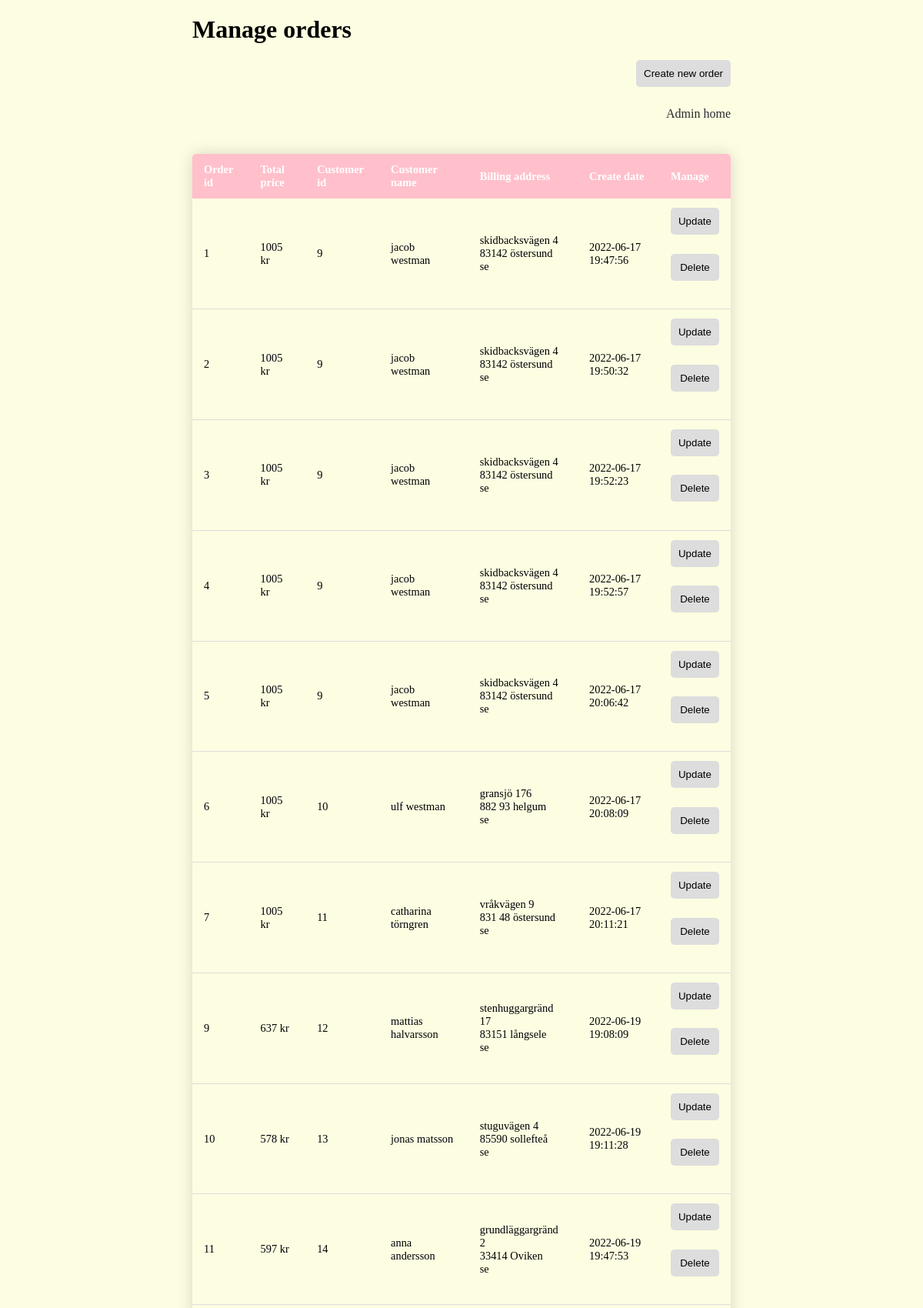
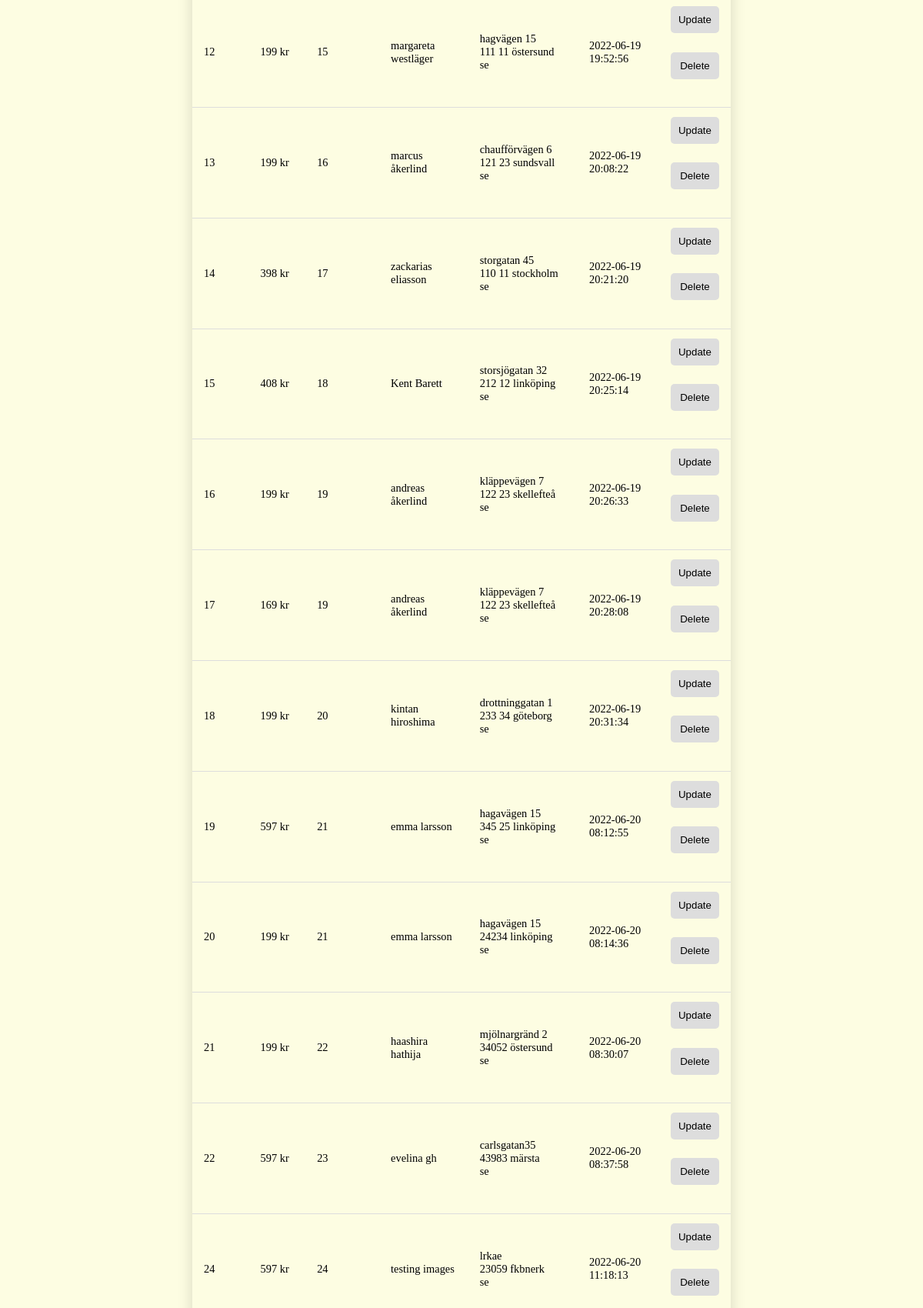
/admin/admin-orders.php (upper part), run on the app's committed database (2 pictures, top to bottom).
### tables this page shows
CREATE TABLE `orders` (
  `id` int(9) NOT NULL,
  `user_id` int(9) NOT NULL,
  `total_price` int(9) NOT NULL,
  `billing_full_name` varchar(150) NOT NULL,
  `billing_street` varchar(100) NOT NULL,
  `billing_postal_code` varchar(100) NOT NULL,
  `billing_city` varchar(100) NOT NULL,
  `billing_country` varchar(100) NOT NULL,
  `create_date` timestamp NOT NULL DEFAULT CURRENT_TIMESTAMP
);

### src/config.php (called while the page is built, shortened)
<?php
require(SRC_PATH . '/dbconnect.php');
require(SRC_PATH . '/app/OrderDbHandler.php');
$orderDbHandler = new OrderDbHandler($pdo);

### src/app/OrderDbHandler.php (called while the page is built, shortened)
<?php
class OrderDbHandler {
    public function __construct($pdo) {
        $this->pdo = $pdo;
    }
    public function fetchAllOrders() {
        $sql = "SELECT * FROM orders;";
        $state = $this->pdo->query($sql);
        return $state->fetchAll();
    }
}
?>

### public/admin/admin-orders.php (the view, shortened to what this page needs)
<?
 require('../../src/config.php');
 $orders = $orderDbHandler->fetchAllOrders();
?>
<html lang="en">
<head>
    <link rel="stylesheet" href="css/style.css">
</head>
 <div>
 <div id="container">
         <h1>Manage orders</h1>
         <nav id="main-nav">
            <form action="../products.php" method="POST">
            	<input type="submit" value="Create new order">
            </form>
         </nav>
         <nav id="main-nav2">
            <a href="index.php">Admin home</a>
         </nav>
            <br>
         <table class="content-table">
             <thead>
                 <tr>
                     <th>Order id</th>
                     <th>Total price</th>
                     <th>Customer id</th>
                     <th>Customer name</th>
                     <th>Billing address</th>
                     <th>Create date</th>
                     <th>Manage</th>
                 </tr>
             </thead>
             <tbody  id="data" >
                <?php foreach($orders as $order) : ?>
                    <tr>
                        <td><?=htmlentities($order['id']) ?></td>
                        <td><?=htmlentities($order['total_price']) ?> kr</td>
                        <td><?=htmlentities($order['user_id']) ?></td>
                        <td><?=htmlentities($order['billing_full_name']) ?></td>
                        <td><?=htmlentities($order['billing_street']) ?><br>
                            <?=htmlentities($order['billing_postal_code']) ?>
                            <?=htmlentities($order['billing_city']) ?><br>
                            <?=htmlentities($order['billing_country']) ?></td>
                        <td><?=htmlentities($order['create_date']) ?></td>
                        <td>
                            <form action="#" method="GET">
                                <input type="submit" value="Update">
                            </form>
                            <form action="#" method="POST">
                                <input type="submit" name="deleteOrderBtn" value="Delete">
                            </form>
                        </td>
                    </tr>
                <?php endforeach; ?>
             </tbody>
         </table>
                </div>
 </div>

### public/admin/css/style.css (style rules this page uses)
* { box-sizing: border-box; }
#container { width: 700px; margin: 20px auto; }
input { padding: 10px; }
a { text-decoration: none; color: darkblue; }
#main-nav, #main-nav2 { width: 100%; display: flex; flex-direction: row-reverse; }
a:visited, a:link { color: #2b2b2b; }
.content-table { border-collapse: collapse; margin: 25px 0; font-size: 0.9em; min-width: 400px; border-radius: 5px 5px 0 0; overflow: hidden; box-shadow: 0 0 20px rgb(0, 0, 0, 0.15); }
.content-table thead tr { background-color: pink; color: white; text-align: left; font-weight: bold; }
.content-table th, .content-table td { padding: 12px 15px; }
.content-table tbody tr { border-bottom: 1px solid #dddddd; }
input, textarea, select { width: 100%; margin-bottom: 10px; border-radius: 5px; border: none; background-color: #dddddd; }
.content-table { width: 700px; }

### data on the page
orders: id "1", total_price "1005", user "9", billing_full_name "jacob westman", billing_street "skidbacksvägen 4", billing_postal_code "83142", billing_city "östersund", billing_country "se", create_date "2022-06-17 19:47:56"
orders: id "2", total_price "1005", user "9", billing_full_name "jacob westman", billing_street "skidbacksvägen 4", billing_postal_code "83142", billing_city "östersund", billing_country "se", create_date "2022-06-17 19:50:32"
orders: id "3", total_price "1005", user "9", billing_full_name "jacob westman", billing_street "skidbacksvägen 4", billing_postal_code "83142", billing_city "östersund", billing_country "se", create_date "2022-06-17 19:52:23"
orders: id "4", total_price "1005", user "9", billing_full_name "jacob westman", billing_street "skidbacksvägen 4", billing_postal_code "83142", billing_city "östersund", billing_country "se", create_date "2022-06-17 19:52:57"
orders: id "5", total_price "1005", user "9", billing_full_name "jacob westman", billing_street "skidbacksvägen 4", billing_postal_code "83142", billing_city "östersund", billing_country "se", create_date "2022-06-17 20:06:42"
orders: id "6", total_price "1005", user "10", billing_full_name "ulf westman", billing_street "gransjö 176", billing_postal_code "882 93", billing_city "helgum", billing_country "se", create_date "2022-06-17 20:08:09"
orders: id "7", total_price "1005", user "11", billing_full_name "catharina törngren", billing_street "vråkvägen 9", billing_postal_code "831 48", billing_city "östersund", billing_country "se", create_date "2022-06-17 20:11:21"
orders: id "9", total_price "637", user "12", billing_full_name "mattias halvarsson", billing_street "stenhuggargränd 17", billing_postal_code "83151", billing_city "långsele", billing_country "se", create_date "2022-06-19 19:08:09"
orders: id "10", total_price "578", user "13", billing_full_name "jonas matsson", billing_street "stuguvägen 4", billing_postal_code "85590", billing_city "sollefteå", billing_country "se", create_date "2022-06-19 19:11:28"
orders: id "11", total_price "597", user "14", billing_full_name "anna andersson", billing_street "grundläggargränd 2", billing_postal_code "33414", billing_city "Oviken", billing_country "se", create_date "2022-06-19 19:47:53"
orders: id "12", total_price "199", user "15", billing_full_name "margareta westläger", billing_street "hagvägen 15", billing_postal_code "111 11", billing_city "östersund", billing_country "se", create_date "2022-06-19 19:52:56"
orders: id "13", total_price "199", user "16", billing_full_name "marcus åkerlind", billing_street "chaufförvägen 6", billing_postal_code "121 23", billing_city "sundsvall", billing_country "se", create_date "2022-06-19 20:08:22"
orders: id "14", total_price "398", user "17", billing_full_name "zackarias eliasson", billing_street "storgatan 45", billing_postal_code "110 11", billing_city "stockholm", billing_country "se", create_date "2022-06-19 20:21:20"
orders: id "15", total_price "408", user "18", billing_full_name "Kent Barett", billing_street "storsjögatan 32", billing_postal_code "212 12", billing_city "linköping", billing_country "se", create_date "2022-06-19 20:25:14"
orders: id "16", total_price "199", user "19", billing_full_name "andreas åkerlind", billing_street "kläppevägen 7", billing_postal_code "122 23", billing_city "skellefteå", billing_country "se", create_date "2022-06-19 20:26:33"
orders: id "17", total_price "169", user "19", billing_full_name "andreas åkerlind", billing_street "kläppevägen 7", billing_postal_code "122 23", billing_city "skellefteå", billing_country "se", create_date "2022-06-19 20:28:08"
orders: id "18", total_price "199", user "20", billing_full_name "kintan hiroshima", billing_street "drottninggatan 1", billing_postal_code "233 34", billing_city "göteborg", billing_country "se", create_date "2022-06-19 20:31:34"
orders: id "19", total_price "597", user "21", billing_full_name "emma larsson", billing_street "hagavägen 15", billing_postal_code "345 25", billing_city "linköping", billing_country "se", create_date "2022-06-20 08:12:55"
orders: id "20", total_price "199", user "21", billing_full_name "emma larsson", billing_street "hagavägen 15", billing_postal_code "24234", billing_city "linköping", billing_country "se", create_date "2022-06-20 08:14:36"
orders: id "21", total_price "199", user "22", billing_full_name "haashira hathija", billing_street "mjölnargränd 2", billing_postal_code "34052", billing_city "östersund", billing_country "se", create_date "2022-06-20 08:30:07"
orders: id "22", total_price "597", user "23", billing_full_name "evelina gh", billing_street "carlsgatan35", billing_postal_code "43983", billing_city "märsta", billing_country "se", create_date "2022-06-20 08:37:58"
orders: id "24", total_price "597", user "24", billing_full_name "testing images", billing_street "lrkae", billing_postal_code "23059", billing_city "fkbnerk", billing_country "se", create_date "2022-06-20 11:18:13"
